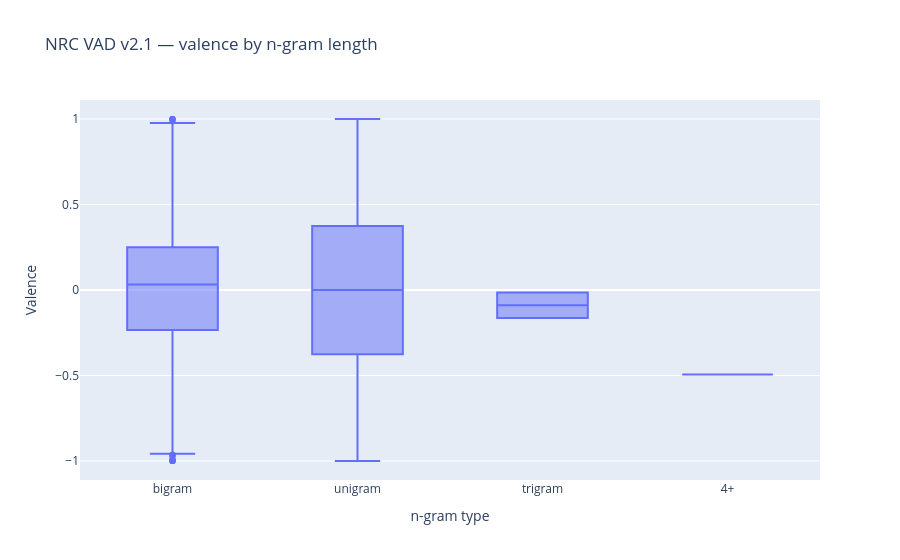

Notebook code for this chart:
### Markdown cell above
## N-gram breakdown

### Code cell
vad['ngrams'] = vad['term'].str.split().str.len()
counts = vad['ngrams'].value_counts().sort_index()
counts.index = counts.index.map(lambda n: {1:'unigram',2:'bigram',3:'trigram'}.get(n,f'{n}-gram'))
print(counts.to_string())

fig3 = px.box(vad, x=vad['ngrams'].map(lambda n: {1:'unigram',2:'bigram',3:'trigram'}.get(n,'4+')),
    y='vad_valence', points='outliers',
    title='NRC VAD v2.1 — valence by n-gram length',
    labels={'x':'n-gram type','vad_valence':'Valence'})
fig3.show()

### Figure 1 — Plotly figure (JSON) as saved in the notebook; plotly's stock layout.template omitted (floating-point values rounded to 4 significant figures; data arrays with more than 128 entries replaced by an {"elided": "..."} marker saying what was removed)
{"data": [{"alignmentgroup": "True", "boxpoints": "outliers", "hovertemplate": "n-gram type=%{x}<br>Valence=%{y}<extra></extra>", "legendgroup": "", "marker": {"color": "#636efa"}, "name": "", "notched": false, "offsetgroup": "", "orientation": "v", "showlegend": false, "type": "box", "x": {"elided": "54801 str values"}, "x0": " ", "xaxis": "x", "y": {"elided": "54801 float values"}, "y0": " ", "yaxis": "y"}], "layout": {"boxmode": "group", "legend": {"tracegroupgap": 0}, "title": {"text": "NRC VAD v2.1 — valence by n-gram length"}, "xaxis": {"anchor": "y", "domain": [0.0, 1.0], "title": {"text": "n-gram type"}}, "yaxis": {"anchor": "x", "domain": [0.0, 1.0], "title": {"text": "Valence"}}}}
